Frame 1 (no input): blank canvas, image omitted
Frame 60 (no input): blank canvas, image omitted
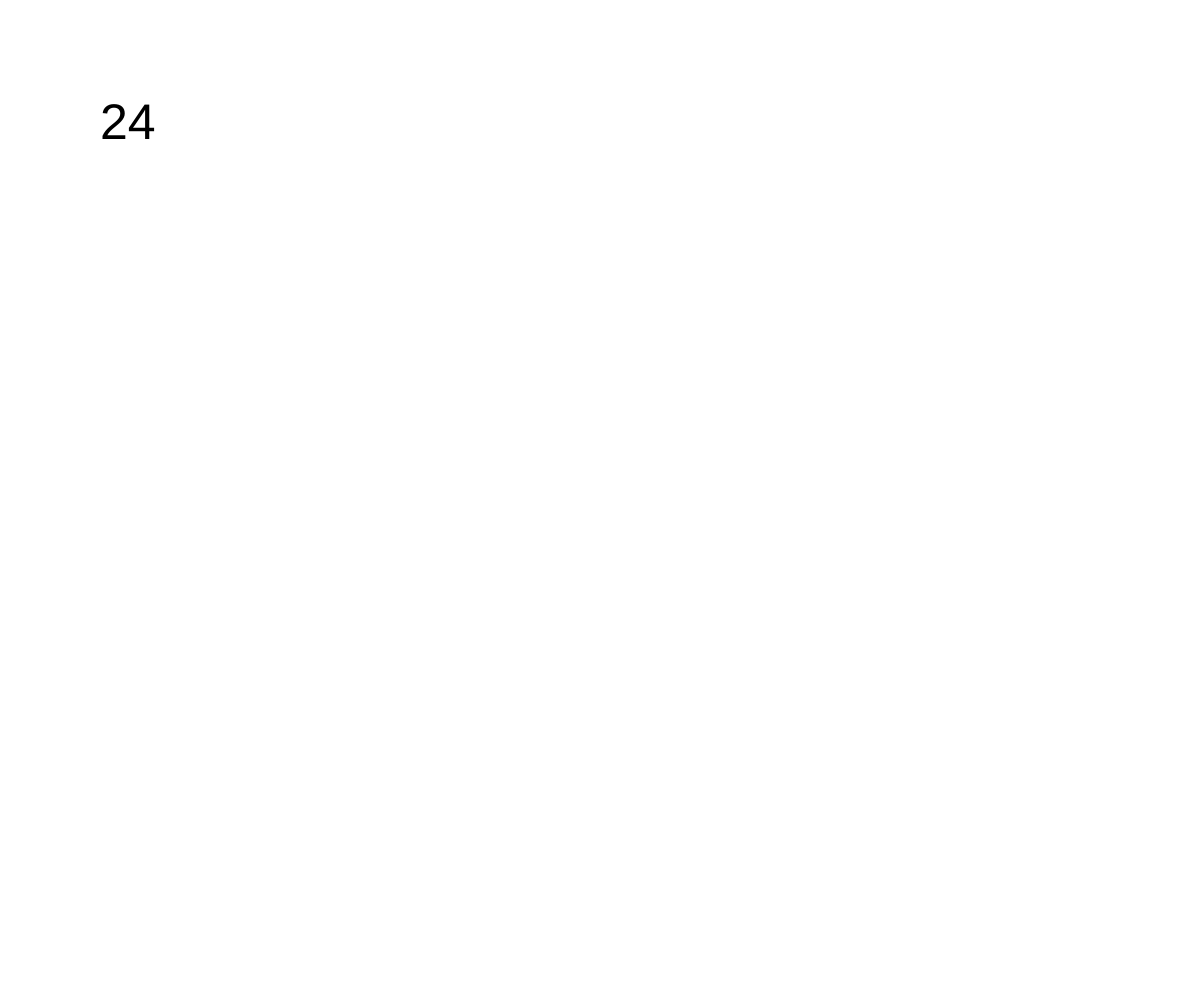
Frame 120 (the mouse pressed at the canvas centre since frame 60)

The p5.js sketch whose frames 1 and 60 were blank and that drew this single picture after the mouse press (run headless with seeded random() and noise() and a simulated clock; from frame 60 on, the mouse is pressed at the canvas centre):

// p5.js sketch
// ── sketch.js

const FRAMERATE = 60;

let current_tick = 0;
let seconds_per_year = 5;
let current_year = 1;

function setup() {
	createCanvas(windowWidth, windowHeight);
	frameRate(FRAMERATE);
}

function draw() {
	background(255,255,255)

	textSize(50)
	text(current_year,100,100,200,200)

	if (current_tick >= seconds_per_year){

		current_year++;
		current_tick = 0;


	}


	current_tick++;
}

// ── creature.js
class Creature {

  constructor(x, y, size, cColor) {
    this.xPos = x;
    this.yPos = y;
    this.size = size;
    this.age = 0;

    this.canReproduce = false;
    this.creatureColor = cColor;
  }

  show() {
    noStroke();


    fill(lerpColor(this.creatureColor, color(200, 200, 200, 50), this.age / 4));
    ellipse(this.xPos, this.yPos, this.size);
  }

  ageCreature() {
    this.age++;
    this.size = this.size * 1.5;


    if (this.age > 1) {
      this.canReproduce = true;
      //console.log("Reached maturity");
    }

  }

  reproduce() {
    //console.log("Reproducing...");

    // Create new creatures
    let numNewCreatures = round(random(1, 4));
    let newCreatures = [];
    for (let i = 0; i < numNewCreatures; i++) {

      let x = constrain(this.xPos + 20 * random([-1, 0, 1]), 20, windowWidth - 20);
      let y = constrain(this.yPos + 20 * random([-1, 0, 1]), 20, windowHeight - 20);


      let ry = round(random(1, 10));


      let r = constrain(this.creatureColor.levels[0] + random([-ry, 0, ry]), 0, 255);
      let g = constrain(this.creatureColor.levels[1] + random([-ry, 0, ry]), 0, 255);
      let b = constrain(this.creatureColor.levels[2] + random([-ry, 0, ry]), 0, 255);

      let newColor = color(r, g, b);




      let newCreature = new Creature(x, y, 10, newColor);
      //newCreature.setCreatureColor(color(0, 100, 150))
      newCreatures.push(newCreature);

    }
    return newCreatures;
  }

  setCreatureColor(newColor) {
    this.creatureColor = newColor;
  }

  die() {

  }
}
